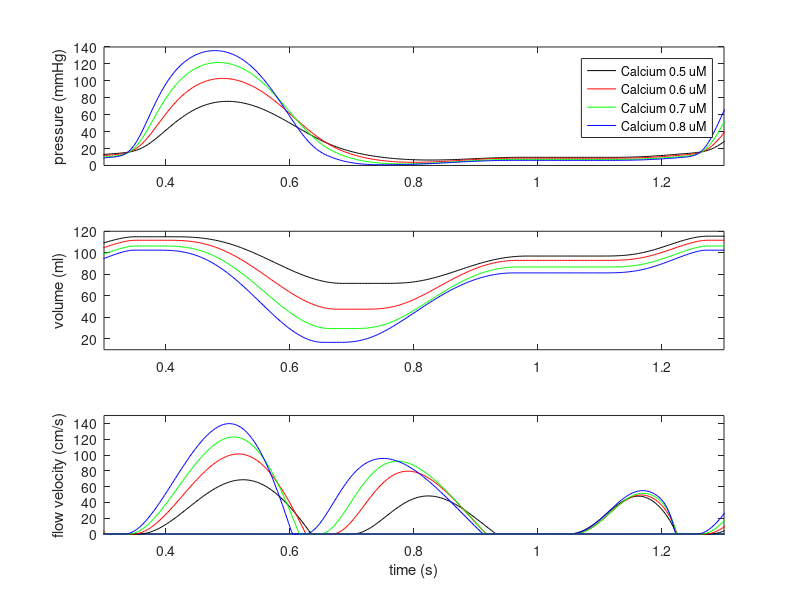

The MATLAB source for this figure:
clear; close all; format compact;

load baseline

plott = t;
% LVP
display1(:,1)=p(:,2);
% LVV
display2(:,1)=y(:,10);
% MV
display3(:,1)=y(:,2);
% AV
display4(:,1)=y(:,3);

load Ca05

% LVP
display1(:,2)=p(:,2);
% LVV
display2(:,2)=y(:,10);
% MV
display3(:,2)=y(:,2);
% AV
display4(:,2)=y(:,3);

load Ca06

% LVP
display1(:,3)=p(:,2);
% LVV
display2(:,3)=y(:,10);
% MV
display3(:,3)=y(:,2);
% AV
display4(:,3)=y(:,3);

load Ca07

% LVP
display1(:,4)=p(:,2);
% LVV
display2(:,4)=y(:,10);
% MV
display3(:,4)=y(:,2);
% AV
display4(:,4)=y(:,3);

load Ca08

% LVP
display1(:,5)=p(:,2);
% LVV
display2(:,5)=y(:,10);
% MV
display3(:,5)=y(:,2);
% AV
display4(:,5)=y(:,3);

subplot(3,1,1), plot(plott,display1(:,2),'k',plott,display1(:,3),'r',...
             plott,display1(:,4),'g',plott,display1(:,5),'b')
axis([0.3 1.3 0 140])
%xlabel('time (s)')
ylabel('pressure (mmHg)')
legend('Calcium 0.5 uM','Calcium 0.6 uM','Calcium 0.7 uM','Calcium 0.8 uM')

subplot(3,1,2), plot(plott,display2(:,2),'k',plott,display2(:,3),'r',...
             plott,display2(:,4),'g',plott,display2(:,5),'b')
axis([0.3 1.3 10 120])
%xlabel('time (s)')
ylabel('volume (ml)')
%legend('Calcium 0.5 uM','Calcium 0.6 uM','Calcium 0.7 uM','Calcium 0.8 uM')

plott = plott - 0.05;
display3 = display3/4.;
display4 = display4/4.;
subplot(3,1,3), plot(plott,display3(:,2),'k',plott,display3(:,3),'r',...
             plott,display3(:,4),'g',plott,display3(:,5),'b',...
             plott,display4(:,2),'k',plott,display4(:,3),'r',...
             plott,display4(:,4),'g',plott,display4(:,5),'b')
axis([0.3 1.3 0 150])
xlabel('time (s)')
ylabel('flow velocity (cm/s)')
%legend('Calcium 0.5 uM','Calcium 0.6 uM','Calcium 0.7 uM','Calcium 0.8 uM')